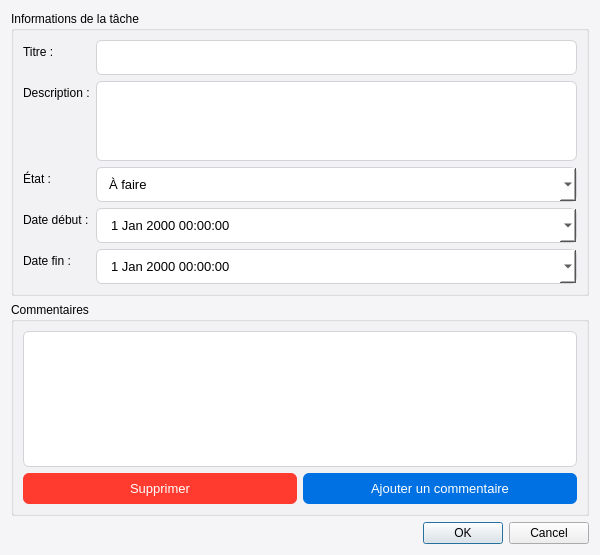
<?xml version="1.0" encoding="UTF-8"?>
<ui version="4.0">
 <class>TaskDialog</class>
 <widget class="QDialog" name="TaskDialog">
  <property name="geometry">
   <rect>
    <x>0</x>
    <y>0</y>
    <width>600</width>
    <height>555</height>
   </rect>
  </property>
  <property name="windowTitle">
   <string>Détails de la tâche</string>
  </property>
  <property name="styleSheet">
   <string notr="true">QDialog {
    background-color: #f5f5f7;
}</string>
  </property>
  <layout class="QVBoxLayout" name="verticalLayout">
   <item>
    <widget class="QGroupBox" name="groupBox_task">
     <property name="title">
      <string>Informations de la tâche</string>
     </property>
     <layout class="QFormLayout" name="formLayout">
      <item row="0" column="0">
       <widget class="QLabel" name="label_title">
        <property name="text">
         <string>Titre :</string>
        </property>
       </widget>
      </item>
      <item row="0" column="1">
       <widget class="QLineEdit" name="lineEdit_title">
        <property name="styleSheet">
         <string notr="true">QLineEdit {
    background-color: white;
    border: 1px solid #d2d2d7;
    border-radius: 6px;
    padding: 8px;
    font-size: 13px;
}

QLineEdit:focus {
    border: 2px solid #0071e3;
}</string>
        </property>
       </widget>
      </item>
      <item row="1" column="0">
       <widget class="QLabel" name="label_description">
        <property name="styleSheet">
         <string notr="true">QDialog {
    background-color: #f5f5f7;
}</string>
        </property>
        <property name="text">
         <string>Description :</string>
        </property>
       </widget>
      </item>
      <item row="1" column="1">
       <widget class="QTextEdit" name="textEdit_description">
        <property name="maximumSize">
         <size>
          <width>16777215</width>
          <height>80</height>
         </size>
        </property>
        <property name="styleSheet">
         <string notr="true">QTextEdit {
    background-color: white;
    border: 1px solid #d2d2d7;
    border-radius: 6px;
    padding: 8px;
    font-size: 13px;
}

QTextEdit:focus {
    border: 2px solid #0071e3;
}</string>
        </property>
       </widget>
      </item>
      <item row="2" column="0">
       <widget class="QLabel" name="label_status">
        <property name="text">
         <string>État :</string>
        </property>
       </widget>
      </item>
      <item row="2" column="1">
       <widget class="QComboBox" name="comboBox_status">
        <property name="styleSheet">
         <string notr="true">QComboBox {
    background-color: white;
    border: 1px solid #d2d2d7;
    border-radius: 6px;
    padding: 8px 12px;
    font-size: 13px;
}</string>
        </property>
        <item>
         <property name="text">
          <string>À faire</string>
         </property>
        </item>
        <item>
         <property name="text">
          <string>En cours</string>
         </property>
        </item>
        <item>
         <property name="text">
          <string>Réalisé</string>
         </property>
        </item>
        <item>
         <property name="text">
          <string>Abandonné</string>
         </property>
        </item>
        <item>
         <property name="text">
          <string>En attente</string>
         </property>
        </item>
       </widget>
      </item>
      <item row="3" column="0">
       <widget class="QLabel" name="label_start_date">
        <property name="text">
         <string>Date début :</string>
        </property>
       </widget>
      </item>
      <item row="3" column="1">
       <widget class="QDateTimeEdit" name="dateTimeEdit_start">
        <property name="styleSheet">
         <string notr="true">QDateTimeEdit {
    background-color: white;
    border: 1px solid #d2d2d7;
    border-radius: 6px;
    padding: 8px 12px;
    font-size: 13px;
}

QDateTimeEdit:focus {
    border: 2px solid #0071e3;
}</string>
        </property>
        <property name="calendarPopup">
         <bool>true</bool>
        </property>
       </widget>
      </item>
      <item row="4" column="0">
       <widget class="QLabel" name="label_end_date">
        <property name="text">
         <string>Date fin :</string>
        </property>
       </widget>
      </item>
      <item row="4" column="1">
       <widget class="QDateTimeEdit" name="dateTimeEdit_end">
        <property name="styleSheet">
         <string notr="true">QDateTimeEdit {
    background-color: white;
    border: 1px solid #d2d2d7;
    border-radius: 6px;
    padding: 8px 12px;
    font-size: 13px;
}

QDateTimeEdit:focus {
    border: 2px solid #0071e3;
}</string>
        </property>
        <property name="calendarPopup">
         <bool>true</bool>
        </property>
       </widget>
      </item>
     </layout>
    </widget>
   </item>
   <item>
    <widget class="QGroupBox" name="groupBox_comments">
     <property name="title">
      <string>Commentaires</string>
     </property>
     <layout class="QVBoxLayout" name="verticalLayout_2">
      <item>
       <widget class="QListWidget" name="listWidget_comments">
        <property name="styleSheet">
         <string notr="true">QListWidget {
    background-color: white;
    border: 1px solid #d2d2d7;
    border-radius: 6px;
    padding: 6px;
    font-size: 13px;
}

QListWidget::item {
    padding: 8px;
    border-radius: 4px;
    margin: 2px 0;
}

QListWidget::item:selected {
    background-color: #0071e3;
    color: white;
}</string>
        </property>
       </widget>
      </item>
      <item>
       <layout class="QHBoxLayout" name="horizontalLayout">
        <item>
         <widget class="QPushButton" name="pushButton_delete_comment">
          <property name="styleSheet">
           <string notr="true">QPushButton {
    background-color: #ff3b30;
    color: white;
    border-radius: 6px;
    padding: 8px 16px;
    font-size: 13px;
}</string>
          </property>
          <property name="text">
           <string>Supprimer</string>
          </property>
         </widget>
        </item>
        <item>
         <widget class="QPushButton" name="pushButton_add_comment">
          <property name="styleSheet">
           <string notr="true">QPushButton {
    background-color: #0071e3;
    color: white;
    border-radius: 6px;
    padding: 8px 16px;
    font-size: 13px;
}</string>
          </property>
          <property name="text">
           <string>Ajouter un commentaire</string>
          </property>
         </widget>
        </item>
       </layout>
      </item>
     </layout>
    </widget>
   </item>
   <item>
    <widget class="QDialogButtonBox" name="buttonBox">
     <property name="orientation">
      <enum>Qt::Orientation::Horizontal</enum>
     </property>
     <property name="standardButtons">
      <set>QDialogButtonBox::StandardButton::Cancel|QDialogButtonBox::StandardButton::Ok</set>
     </property>
    </widget>
   </item>
  </layout>
 </widget>
 <resources/>
 <connections>
  <connection>
   <sender>buttonBox</sender>
   <signal>accepted()</signal>
   <receiver>TaskDialog</receiver>
   <slot>accept()</slot>
   <hints>
    <hint type="sourcelabel">
     <x>20</x>
     <y>20</y>
    </hint>
    <hint type="destinationlabel">
     <x>20</x>
     <y>20</y>
    </hint>
   </hints>
  </connection>
  <connection>
   <sender>buttonBox</sender>
   <signal>rejected()</signal>
   <receiver>TaskDialog</receiver>
   <slot>reject()</slot>
   <hints>
    <hint type="sourcelabel">
     <x>20</x>
     <y>20</y>
    </hint>
    <hint type="destinationlabel">
     <x>20</x>
     <y>20</y>
    </hint>
   </hints>
  </connection>
 </connections>
</ui>
